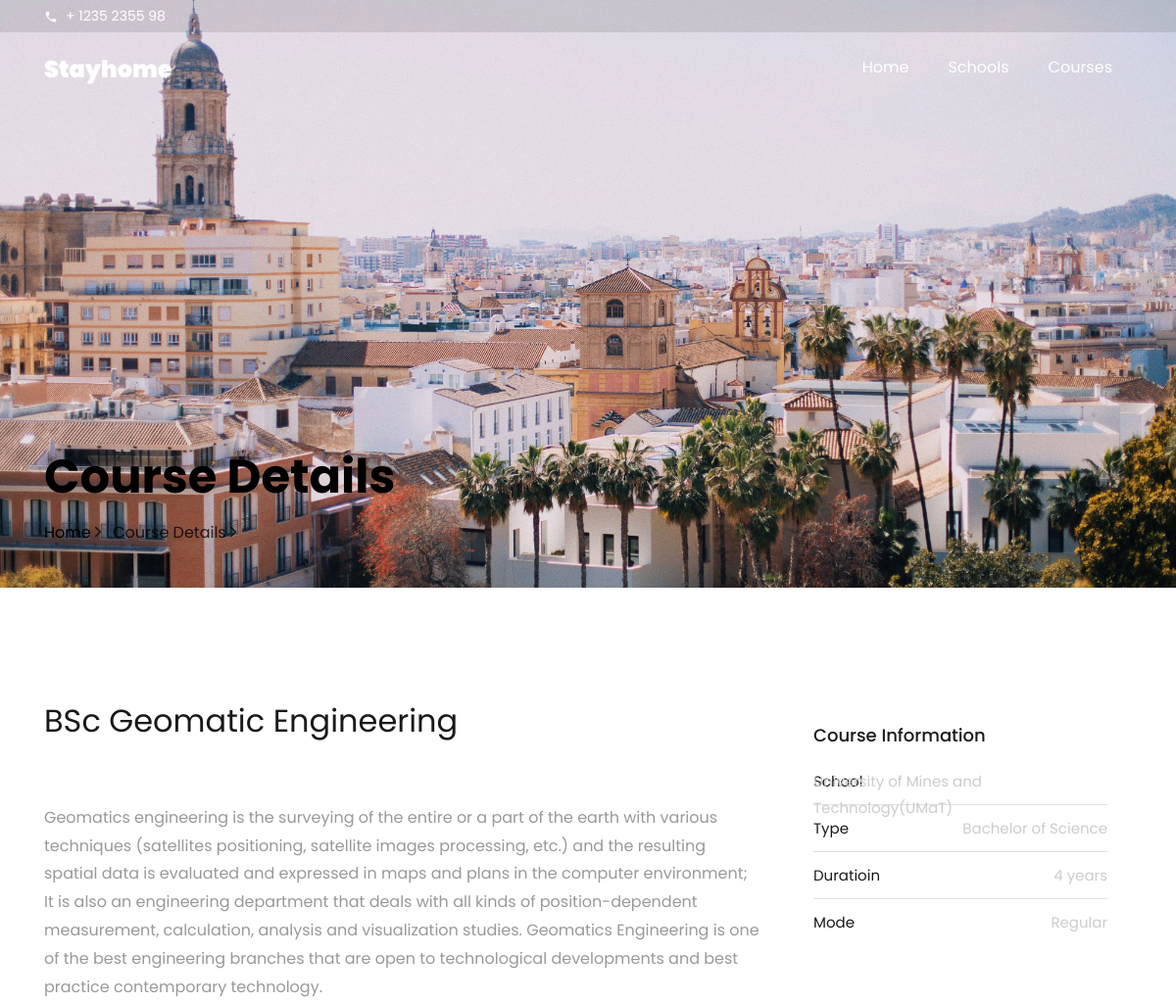
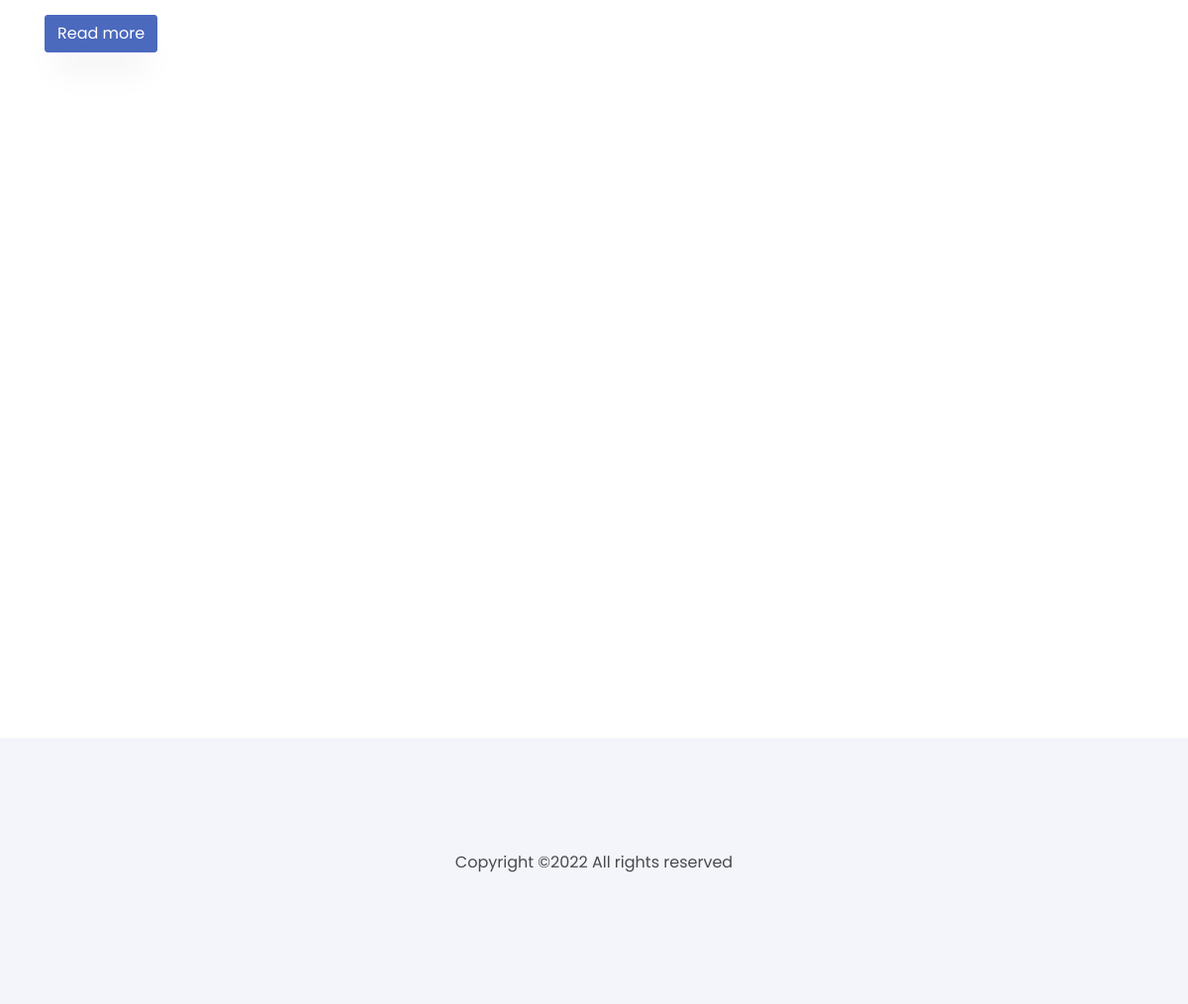
/course-details?cid=5&type=Degree, run on the app's committed database (2 pictures, top to bottom).
### GES/models.py (models this page shows, shortened)
class degree_programs(models.Model):
    name = models.CharField(max_length=200,null=True,blank=True)
    school = models.ForeignKey(school,on_delete=models.CASCADE,null=True)
    type = models.CharField( max_length=50,blank=True,null=True)
    d_type = models.ForeignKey(degree_type,on_delete=models.CASCADE,null=True,blank=True)
    image = models.ImageField(default="media/uni2.png")
    duration = models.CharField(max_length=50,null=True,blank=True)
    department = models.CharField(max_length=50,null=True,blank=True)
    mode = models.CharField(max_length=50,null=True,blank=True)
    about = models.CharField(max_length=2000,null=True,blank=True)
    readmore = models.CharField(max_length=200,null=True,blank=True)

class school(models.Model):
    name = models.CharField(max_length=200,blank=True,null=True)
    desc = models.CharField(max_length=1000,blank=True,null=True)
    school_type = models.CharField(max_length=200,blank=True,null=True)
    location = models.CharField(max_length=200,blank=True,null=True)
    website = models.CharField(max_length=200,blank=True,null=True)
    image = models.ImageField(default="media/uni1.png")

### GES/views.py (the view)
# urls.py: path('course-details',views.course_details,name="course_details"),
def course_details(request):
    context={}
    if "cid" in request.GET:
        cid = request.GET["cid"]
        ty = request.GET["type"]
        if ty=="Degree":
            cou = degree_programs.objects.get(id=cid)
            context["course"] = cou
            others = degree_programs.objects.all().exclude(name=cou.name)[:5]
            context["others"] = others
        elif ty=="HND":
            cou = hnd_programs.objects.get(id=cid)
            context["course"] = cou
            others = hnd_programs.objects.all().exclude(name=cou.name)[:5]
            context["others"] = others
        elif ty=="Diploma":
            cou = diploma_programs.objects.get(id=cid)
            context["course"] = cou
            others = diploma_programs.objects.all().exclude(name=cou.name)[:5]
            context["others"] = others
        else:
            pass
    return render(request,"course-details.html",context)

### GES/templates/course-details.html (shortened to what this page needs)
<!DOCTYPE html>
<html lang="en">
<head>
<link rel="stylesheet" href="/static/css/main.css" />
</head>
<body data-spy="scroll" data-target=".site-navbar-target" data-offset="300">
<div class="py-1 bg-black top">
<div class="container">
<div class="row no-gutters d-flex align-items-start align-items-center px-md-0">
<div class="col-lg-12 d-block">
<div class="row d-flex">
<div class="col-md pr-4 d-flex topper align-items-center">
<div class="icon mr-2 d-flex justify-content-center align-items-center"><span class="icon-phone2"></span></div>
<span class="text">+ 1235 2355 98</span>
</div>
</div>
</div>
</div>
</div>
</div>
<nav class="navbar navbar-expand-lg navbar-dark ftco_navbar bg-dark ftco-navbar-light site-navbar-target" id="ftco-navbar">
<div class="container">
<a class="navbar-brand" href="{% url 'home' %}">Stayhome</a>
<div class="collapse navbar-collapse" id="ftco-nav">
<ul class="navbar-nav nav ml-auto">
<li class="nav-item"><a href="{% url 'home' %}" class="nav-link"><span>Home</span></a></li>
<li class="nav-item"><a href="{% url 'schools' %}" class="nav-link"><span>Schools</span></a></li>
<li class="nav-item"><a href="{% url 'courses' %}" class="nav-link"><span>Courses</span></a></li>
</ul>
</div>
</div>
</nav>
<section class="hero-wrap hero-wrap-2" style="background-image:url(/static/images/xbg_3.jpg.pagespeed.ic.7IA_jUd7KR.jpg)" data-stellar-background-ratio="0.5">
<div class="container">
<div class="row no-gutters slider-text align-items-end justify-content-start">
<div class="col-md-9 ftco-animate pb-4">
<h1 class="mb-3 bread">Course Details</h1>
<p class="breadcrumbs"><span class="mr-2"><a href="{% url 'home' %}">Home <i class="ion-ios-arrow-forward"></i></a></span> <span>Course Details <i class="ion-ios-arrow-forward"></i></span></p>
</div>
</div>
</div>
</section>
<section class="ftco-section">
<div class="container">
<div class="row">
<div class="col-lg-8 ftco-animate">
<h2 class="mb-3">{{course.name}}</h2>
<p>
</p>
<p>{{course.about}}</p>
{% if course.readmore %}
<div class="form-field">
<a href="{{course.readmore}}"><input type="submit" value="Read more" class=" btn btn-primary"></a>
</div>
{% endif %}
</div>
<div class="col-lg-4 sidebar ftco-animate">
<div class="sidebar-box ftco-animate">
<h3 class="heading-sidebar">Course Information</h3>
<ul class="categories">
{% if course.school %}
<li><a href="#">School <span>{{course.school.name}}</span></a></li>
{% endif %}
{% if course.type %}
<li><a href="#">Type <span>{{course.type}}</span></a></li>
{% endif %}
{% if course.duration %}
<li><a href="#">Duratioin <span>{{course.duration}}</span></a></li>
{% endif %}
{% if course.mode %}
<li><a href="#">Mode <span>{{course.mode}}</span></a></li>
{% endif %}
</ul>
</div>
</div>
</div>
</div>
</section>
<footer class="ftco-footer ftco-section">
<div class="container-fluid px-md-5">
<div class="row">
<div class="col-md-12 text-center">
<p>
Copyright &copy;<script data-cfasync="false" src="static/js/email-decode.min.js"></script><script>document.write(new Date().getFullYear());</script> All rights reserved
</p>
</div>
</div>
</div>
</footer>
</body>
</html>

### data on the page
degree_programs: name "BSc Geomatic Engineering", about "Geomatics engineering is the surveying of the entire or a part of the earth with various techniques (satellites positioning, satellite images processing, etc.) and the resulting spatial data is evaluated and expressed in maps and plans in the computer environment; It is also an engineering department that deals with all kinds of position-dependent measurement, calculation, analysis and visualization studies. Geomatics Engineering is one of the best engineering branches that are open to technological developments and best practice contemporary technology.", school.name "University of Mines and Technology(UMaT)", type "Bachelor of Science", duration "4 years", mode "Regular"
